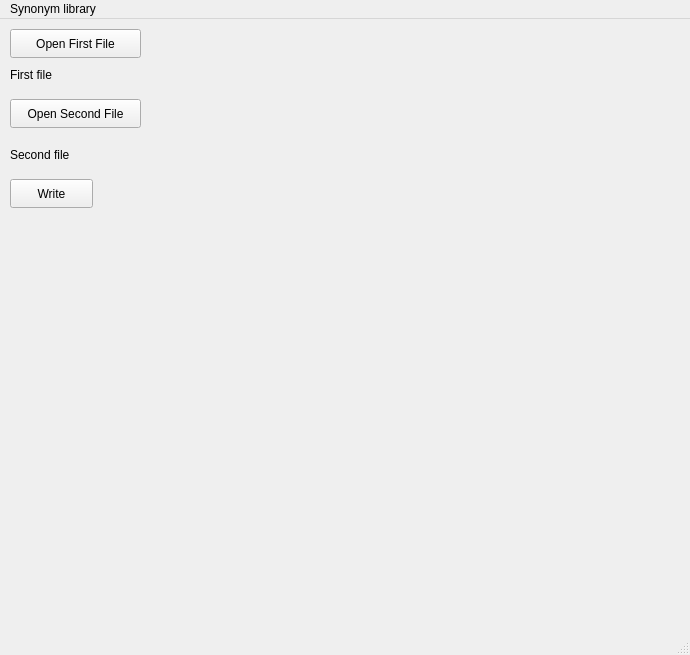
<?xml version="1.0" encoding="UTF-8"?>
<ui version="4.0">
 <class>MainWindow</class>
 <widget class="QMainWindow" name="MainWindow">
  <property name="geometry">
   <rect>
    <x>0</x>
    <y>0</y>
    <width>690</width>
    <height>655</height>
   </rect>
  </property>
  <property name="windowTitle">
   <string>MainWindow</string>
  </property>
  <widget class="QWidget" name="centralwidget">
   <widget class="QPushButton" name="runButton">
    <property name="geometry">
     <rect>
      <x>10</x>
      <y>160</y>
      <width>83</width>
      <height>29</height>
     </rect>
    </property>
    <property name="text">
     <string>Write</string>
    </property>
   </widget>
   <widget class="QPushButton" name="openFirstFile">
    <property name="geometry">
     <rect>
      <x>10</x>
      <y>10</y>
      <width>131</width>
      <height>29</height>
     </rect>
    </property>
    <property name="text">
     <string>Open First File</string>
    </property>
   </widget>
   <widget class="QPushButton" name="openSecondFile">
    <property name="geometry">
     <rect>
      <x>10</x>
      <y>80</y>
      <width>131</width>
      <height>29</height>
     </rect>
    </property>
    <property name="text">
     <string>Open Second File</string>
    </property>
   </widget>
   <widget class="QLabel" name="firstNameLabel">
    <property name="geometry">
     <rect>
      <x>10</x>
      <y>40</y>
      <width>431</width>
      <height>31</height>
     </rect>
    </property>
    <property name="text">
     <string>First file</string>
    </property>
   </widget>
   <widget class="QLabel" name="secondNameLabel">
    <property name="geometry">
     <rect>
      <x>10</x>
      <y>120</y>
      <width>431</width>
      <height>31</height>
     </rect>
    </property>
    <property name="text">
     <string>Second file</string>
    </property>
   </widget>
   <widget class="QLabel" name="logLabel">
    <property name="geometry">
     <rect>
      <x>100</x>
      <y>160</y>
      <width>221</width>
      <height>20</height>
     </rect>
    </property>
    <property name="text">
     <string/>
    </property>
   </widget>
   <widget class="QLabel" name="outLabel">
    <property name="geometry">
     <rect>
      <x>350</x>
      <y>200</y>
      <width>321</width>
      <height>391</height>
     </rect>
    </property>
    <property name="font">
     <font>
      <pointsize>24</pointsize>
     </font>
    </property>
    <property name="autoFillBackground">
     <bool>true</bool>
    </property>
    <property name="text">
     <string/>
    </property>
   </widget>
   <widget class="QLabel" name="wordsLabel">
    <property name="geometry">
     <rect>
      <x>10</x>
      <y>200</y>
      <width>321</width>
      <height>391</height>
     </rect>
    </property>
    <property name="font">
     <font>
      <pointsize>24</pointsize>
     </font>
    </property>
    <property name="autoFillBackground">
     <bool>true</bool>
    </property>
    <property name="text">
     <string/>
    </property>
   </widget>
  </widget>
  <widget class="QMenuBar" name="menubar">
   <property name="geometry">
    <rect>
     <x>0</x>
     <y>0</y>
     <width>690</width>
     <height>25</height>
    </rect>
   </property>
   <widget class="QMenu" name="menu">
    <property name="title">
     <string>Synonym library</string>
    </property>
   </widget>
   <addaction name="menu"/>
  </widget>
  <widget class="QStatusBar" name="statusbar"/>
 </widget>
 <resources/>
 <connections/>
</ui>
